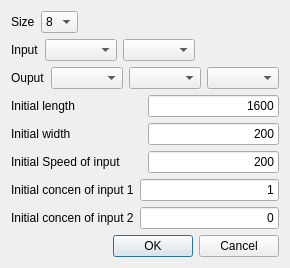
<?xml version="1.0" encoding="UTF-8"?>
<ui version="4.0">
 <class>NewDialog</class>
 <widget class="QDialog" name="NewDialog">
  <property name="geometry">
   <rect>
    <x>0</x>
    <y>0</y>
    <width>239</width>
    <height>251</height>
   </rect>
  </property>
  <property name="windowTitle">
   <string>New</string>
  </property>
  <layout class="QVBoxLayout" name="verticalLayout">
   <item>
    <layout class="QHBoxLayout" name="horizontalLayout_3">
     <item>
      <widget class="QLabel" name="labelSize">
       <property name="text">
        <string>Size</string>
       </property>
      </widget>
     </item>
     <item>
      <widget class="QComboBox" name="cbboxSize">
       <property name="currentIndex">
        <number>3</number>
       </property>
       <item>
        <property name="text">
         <string>5</string>
        </property>
       </item>
       <item>
        <property name="text">
         <string>6</string>
        </property>
       </item>
       <item>
        <property name="text">
         <string>7</string>
        </property>
       </item>
       <item>
        <property name="text">
         <string>8</string>
        </property>
       </item>
      </widget>
     </item>
     <item>
      <spacer name="horizontalSpacer">
       <property name="orientation">
        <enum>Qt::Horizontal</enum>
       </property>
       <property name="sizeHint" stdset="0">
        <size>
         <width>40</width>
         <height>20</height>
        </size>
       </property>
      </spacer>
     </item>
    </layout>
   </item>
   <item>
    <layout class="QHBoxLayout" name="horizontalLayout_2">
     <item>
      <widget class="QLabel" name="labelIn">
       <property name="text">
        <string>Input</string>
       </property>
      </widget>
     </item>
     <item>
      <widget class="QComboBox" name="cbboxIn_1"/>
     </item>
     <item>
      <widget class="QComboBox" name="cbboxIn_2"/>
     </item>
     <item>
      <spacer name="horizontalSpacer_2">
       <property name="orientation">
        <enum>Qt::Horizontal</enum>
       </property>
       <property name="sizeHint" stdset="0">
        <size>
         <width>40</width>
         <height>20</height>
        </size>
       </property>
      </spacer>
     </item>
    </layout>
   </item>
   <item>
    <layout class="QHBoxLayout" name="horizontalLayout">
     <item>
      <widget class="QLabel" name="labelOut">
       <property name="text">
        <string>Ouput</string>
       </property>
      </widget>
     </item>
     <item>
      <widget class="QComboBox" name="cbboxOut_1"/>
     </item>
     <item>
      <widget class="QComboBox" name="cbboxOut_2"/>
     </item>
     <item>
      <widget class="QComboBox" name="cbboxOut_3"/>
     </item>
     <item>
      <spacer name="horizontalSpacer_3">
       <property name="orientation">
        <enum>Qt::Horizontal</enum>
       </property>
       <property name="sizeHint" stdset="0">
        <size>
         <width>40</width>
         <height>20</height>
        </size>
       </property>
      </spacer>
     </item>
    </layout>
   </item>
   <item>
    <layout class="QHBoxLayout" name="horizontalLayout_5">
     <item>
      <widget class="QLabel" name="labelLength">
       <property name="text">
        <string>Initial length</string>
       </property>
      </widget>
     </item>
     <item>
      <widget class="QLineEdit" name="editLength">
       <property name="sizePolicy">
        <sizepolicy hsizetype="Preferred" vsizetype="Fixed">
         <horstretch>0</horstretch>
         <verstretch>0</verstretch>
        </sizepolicy>
       </property>
       <property name="text">
        <string>1600</string>
       </property>
       <property name="alignment">
        <set>Qt::AlignRight|Qt::AlignTrailing|Qt::AlignVCenter</set>
       </property>
      </widget>
     </item>
    </layout>
   </item>
   <item>
    <layout class="QHBoxLayout" name="horizontalLayout_6">
     <item>
      <widget class="QLabel" name="labelWidth">
       <property name="text">
        <string>Initial width</string>
       </property>
      </widget>
     </item>
     <item>
      <widget class="QLineEdit" name="editWidth">
       <property name="sizePolicy">
        <sizepolicy hsizetype="Preferred" vsizetype="Fixed">
         <horstretch>0</horstretch>
         <verstretch>0</verstretch>
        </sizepolicy>
       </property>
       <property name="text">
        <string>200</string>
       </property>
       <property name="alignment">
        <set>Qt::AlignRight|Qt::AlignTrailing|Qt::AlignVCenter</set>
       </property>
      </widget>
     </item>
    </layout>
   </item>
   <item>
    <layout class="QHBoxLayout" name="horizontalLayout_4">
     <item>
      <widget class="QLabel" name="labelSpeed">
       <property name="text">
        <string>Initial Speed of input</string>
       </property>
      </widget>
     </item>
     <item>
      <widget class="QLineEdit" name="editSpeed">
       <property name="sizePolicy">
        <sizepolicy hsizetype="Preferred" vsizetype="Fixed">
         <horstretch>0</horstretch>
         <verstretch>0</verstretch>
        </sizepolicy>
       </property>
       <property name="text">
        <string>200</string>
       </property>
       <property name="alignment">
        <set>Qt::AlignRight|Qt::AlignTrailing|Qt::AlignVCenter</set>
       </property>
      </widget>
     </item>
    </layout>
   </item>
   <item>
    <layout class="QHBoxLayout" name="horizontalLayout_7">
     <item>
      <widget class="QLabel" name="labelConcen_1">
       <property name="text">
        <string>Initial concen of input 1</string>
       </property>
      </widget>
     </item>
     <item>
      <widget class="QLineEdit" name="editConcen_1">
       <property name="text">
        <string>1</string>
       </property>
       <property name="alignment">
        <set>Qt::AlignRight|Qt::AlignTrailing|Qt::AlignVCenter</set>
       </property>
      </widget>
     </item>
    </layout>
   </item>
   <item>
    <layout class="QHBoxLayout" name="horizontalLayout_8">
     <item>
      <widget class="QLabel" name="labelConcen_2">
       <property name="text">
        <string>Initial concen of input 2</string>
       </property>
      </widget>
     </item>
     <item>
      <widget class="QLineEdit" name="editConcen_2">
       <property name="text">
        <string>0</string>
       </property>
       <property name="alignment">
        <set>Qt::AlignRight|Qt::AlignTrailing|Qt::AlignVCenter</set>
       </property>
      </widget>
     </item>
    </layout>
   </item>
   <item>
    <widget class="QDialogButtonBox" name="buttonBox">
     <property name="orientation">
      <enum>Qt::Horizontal</enum>
     </property>
     <property name="standardButtons">
      <set>QDialogButtonBox::Cancel|QDialogButtonBox::Ok</set>
     </property>
    </widget>
   </item>
  </layout>
 </widget>
 <resources/>
 <connections>
  <connection>
   <sender>buttonBox</sender>
   <signal>accepted()</signal>
   <receiver>NewDialog</receiver>
   <slot>accept()</slot>
   <hints>
    <hint type="sourcelabel">
     <x>248</x>
     <y>254</y>
    </hint>
    <hint type="destinationlabel">
     <x>157</x>
     <y>274</y>
    </hint>
   </hints>
  </connection>
  <connection>
   <sender>buttonBox</sender>
   <signal>rejected()</signal>
   <receiver>NewDialog</receiver>
   <slot>reject()</slot>
   <hints>
    <hint type="sourcelabel">
     <x>316</x>
     <y>260</y>
    </hint>
    <hint type="destinationlabel">
     <x>286</x>
     <y>274</y>
    </hint>
   </hints>
  </connection>
 </connections>
</ui>
